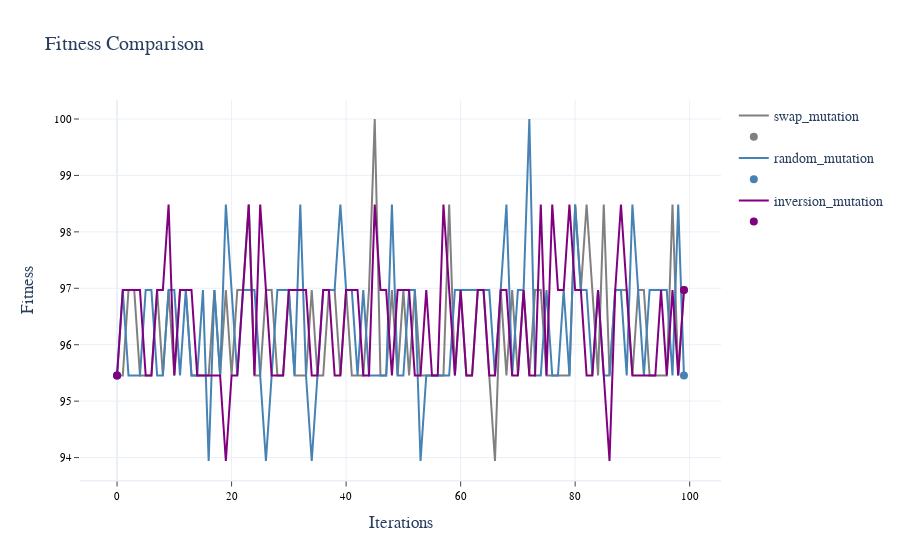
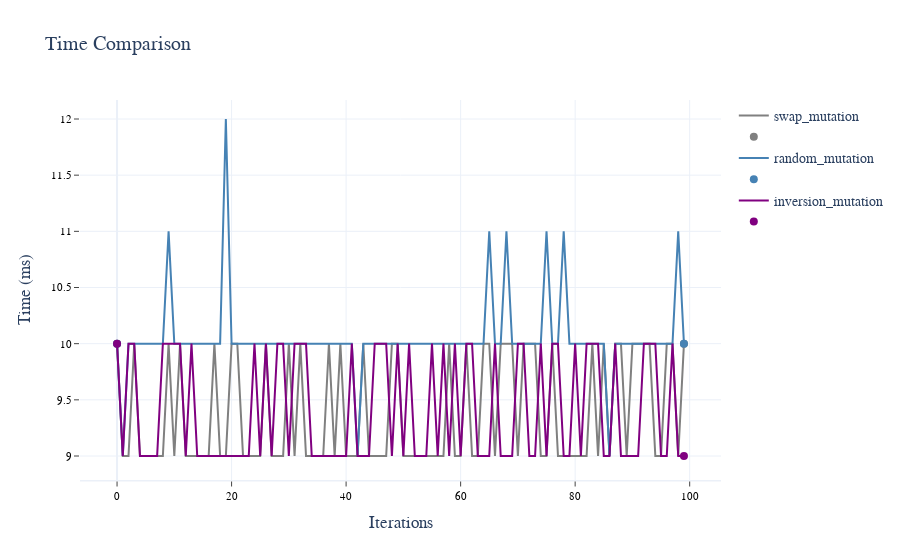

The notebook cell these images were saved under, in order:
### Markdown cell above
### __2.1 Mutation Operator__

### Code cell
# seed for reproducibility
np.random.seed(0)

# Define the range of values
mutation = ['swap_mutation', 'random_mutation', 'inversion_mutation']

# Print current parameters to use in best_operators_search
print('\033[1mParameters for GA:\033[0m', end='\n\n')
print(params, end='\n\n')

param_list, df = best_operators_search('mut', mutation, params)

# Displaying average results of the 100 iterations
print('\033[1mAverage results:', end='\n')
df['const'] = 'const'
df_avg = df.groupby('const').mean().reset_index(drop=True).round(3)
display(df_avg)

# Getting best parameter by fitness & time
best_param_fit = df_avg[[col for col in df_avg.columns if col.startswith('Fit_')]].idxmax(axis=1)[0].replace('Fit_', '')
best_param_time = df_avg[[col for col in df_avg.columns if col.startswith('Time_')]].idxmin(axis=1)[0].replace('Time_', '')
print(f'\nBest Fitness: \033[1m{best_param_fit}\033[0m\n\nBest Time: \033[1m{best_param_time}\033[0m', end='\n\n')

# Setting the best parameter as new default value
replace_param = {'mut': best_param_time}

# Plotting results
plot_values(data = df, colors = color_palette[:len(mutation)], layout=2, template='white', grid=True)

### Figure 1 — Plotly figure (JSON) as saved in the notebook; plotly's stock layout.template omitted (floating-point values rounded to 4 significant figures)
{"data": [{"line": {"color": "gray", "width": 2}, "name": "swap_mutation", "type": "scatter", "x": [0, 1, 2, 3, 4, 5, 6, 7, 8, 9, 10, 11, 12, 13, 14, 15, 16, 17, 18, 19, 20, 21, 22, 23, 24, 25, 26, 27, 28, 29, 30, 31, 32, 33, 34, 35, 36, 37, 38, 39, 40, 41, 42, 43, 44, 45, 46, 47, 48, 49, 50, 51, 52, 53, 54, 55, 56, 57, 58, 59, 60, 61, 62, 63, 64, 65, 66, 67, 68, 69, 70, 71, 72, 73, 74, 75, 76, 77, 78, 79, 80, 81, 82, 83, 84, 85, 86, 87, 88, 89, 90, 91, 92, 93, 94, 95, 96, 97, 98, 99], "y": [95.45, 95.45, 96.97, 96.97, 95.45, 95.45, 95.45, 96.97, 95.45, 96.97, 95.45, 96.97, 96.97, 95.45, 95.45, 95.45, 95.45, 96.97, 95.45, 96.97, 95.45, 96.97, 96.97, 98.48, 95.45, 95.45, 96.97, 96.97, 95.45, 95.45, 96.97, 95.45, 95.45, 95.45, 96.97, 95.45, 95.45, 96.97, 96.97, 95.45, 96.97, 95.45, 95.45, 95.45, 96.97, 100, 95.45, 95.45, 96.97, 95.45, 96.97, 95.45, 96.97, 95.45, 95.45, 95.45, 95.45, 95.45, 98.48, 95.45, 96.97, 95.45, 95.45, 96.97, 96.97, 95.45, 93.94, 96.97, 95.45, 96.97, 95.45, 96.97, 95.45, 96.97, 96.97, 95.45, 95.45, 95.45, 95.45, 95.45, 98.48, 96.97, 98.48, 96.97, 95.45, 98.48, 95.45, 96.97, 96.97, 96.97, 95.45, 96.97, 96.97, 95.45, 95.45, 95.45, 95.45, 98.48, 95.45, 96.97]}, {"marker": {"color": "gray", "size": 8}, "mode": "markers", "name": "", "type": "scatter", "x": [0, 99], "y": [95.45, 96.97]}, {"line": {"color": "steelblue", "width": 2}, "name": "random_mutation", "type": "scatter", "x": [0, 1, 2, 3, 4, 5, 6, 7, 8, 9, 10, 11, 12, 13, 14, 15, 16, 17, 18, 19, 20, 21, 22, 23, 24, 25, 26, 27, 28, 29, 30, 31, 32, 33, 34, 35, 36, 37, 38, 39, 40, 41, 42, 43, 44, 45, 46, 47, 48, 49, 50, 51, 52, 53, 54, 55, 56, 57, 58, 59, 60, 61, 62, 63, 64, 65, 66, 67, 68, 69, 70, 71, 72, 73, 74, 75, 76, 77, 78, 79, 80, 81, 82, 83, 84, 85, 86, 87, 88, 89, 90, 91, 92, 93, 94, 95, 96, 97, 98, 99], "y": [95.45, 96.97, 95.45, 95.45, 95.45, 96.97, 96.97, 95.45, 95.45, 96.97, 96.97, 95.45, 96.97, 95.45, 95.45, 96.97, 93.94, 96.97, 95.45, 98.48, 96.97, 95.45, 96.97, 96.97, 96.97, 95.45, 93.94, 95.45, 96.97, 96.97, 96.97, 95.45, 98.48, 95.45, 93.94, 95.45, 96.97, 96.97, 96.97, 98.48, 96.97, 96.97, 95.45, 96.97, 95.45, 95.45, 95.45, 95.45, 98.48, 95.45, 95.45, 96.97, 96.97, 93.94, 95.45, 95.45, 95.45, 95.45, 95.45, 96.97, 96.97, 96.97, 96.97, 96.97, 96.97, 96.97, 95.45, 96.97, 98.48, 95.45, 96.97, 96.97, 100, 95.45, 95.45, 96.97, 95.45, 95.45, 96.97, 95.45, 98.48, 96.97, 96.97, 95.45, 96.97, 95.45, 95.45, 96.97, 96.97, 95.45, 98.48, 96.97, 95.45, 96.97, 96.97, 96.97, 96.97, 95.45, 98.48, 95.45]}, {"marker": {"color": "steelblue", "size": 8}, "mode": "markers", "name": "", "type": "scatter", "x": [0, 99], "y": [95.45, 95.45]}, {"line": {"color": "purple", "width": 2}, "name": "inversion_mutation", "type": "scatter", "x": [0, 1, 2, 3, 4, 5, 6, 7, 8, 9, 10, 11, 12, 13, 14, 15, 16, 17, 18, 19, 20, 21, 22, 23, 24, 25, 26, 27, 28, 29, 30, 31, 32, 33, 34, 35, 36, 37, 38, 39, 40, 41, 42, 43, 44, 45, 46, 47, 48, 49, 50, 51, 52, 53, 54, 55, 56, 57, 58, 59, 60, 61, 62, 63, 64, 65, 66, 67, 68, 69, 70, 71, 72, 73, 74, 75, 76, 77, 78, 79, 80, 81, 82, 83, 84, 85, 86, 87, 88, 89, 90, 91, 92, 93, 94, 95, 96, 97, 98, 99], "y": [95.45, 96.97, 96.97, 96.97, 96.97, 95.45, 95.45, 96.97, 96.97, 98.48, 95.45, 96.97, 96.97, 96.97, 95.45, 95.45, 95.45, 95.45, 95.45, 93.94, 95.45, 95.45, 96.97, 98.48, 95.45, 98.48, 96.97, 95.45, 95.45, 95.45, 96.97, 96.97, 96.97, 96.97, 95.45, 95.45, 96.97, 96.97, 95.45, 95.45, 96.97, 96.97, 96.97, 95.45, 95.45, 98.48, 96.97, 96.97, 95.45, 96.97, 96.97, 96.97, 95.45, 95.45, 96.97, 95.45, 95.45, 98.48, 96.97, 95.45, 96.97, 95.45, 95.45, 96.97, 96.97, 95.45, 95.45, 96.97, 96.97, 95.45, 95.45, 96.97, 95.45, 95.45, 98.48, 95.45, 98.48, 96.97, 96.97, 98.48, 96.97, 96.97, 95.45, 95.45, 96.97, 95.45, 93.94, 96.97, 98.48, 96.97, 95.45, 95.45, 95.45, 95.45, 95.45, 96.97, 95.45, 96.97, 95.45, 96.97]}, {"marker": {"color": "purple", "size": 8}, "mode": "markers", "name": "", "type": "scatter", "x": [0, 99], "y": [95.45, 96.97]}], "layout": {"font": {"family": "Verdana", "size": 14}, "title": {"text": "Fitness Comparison"}, "xaxis": {"linewidth": 1.5, "showgrid": true, "showline": true, "showticklabels": true, "tickfont": {"color": "#000000", "family": "Verdana", "size": 11}, "ticks": "outside", "title": {"text": "Iterations"}}, "yaxis": {"showgrid": true, "showline": false, "showticklabels": true, "tickfont": {"color": "#000000", "family": "Verdana", "size": 11}, "ticks": "outside", "title": {"text": "Fitness"}, "zeroline": false}}}

### Figure 2 — Plotly figure (JSON) as saved in the notebook; plotly's stock layout.template omitted (floating-point values rounded to 4 significant figures)
{"data": [{"line": {"color": "gray", "width": 2}, "name": "swap_mutation", "type": "scatter", "x": [0, 1, 2, 3, 4, 5, 6, 7, 8, 9, 10, 11, 12, 13, 14, 15, 16, 17, 18, 19, 20, 21, 22, 23, 24, 25, 26, 27, 28, 29, 30, 31, 32, 33, 34, 35, 36, 37, 38, 39, 40, 41, 42, 43, 44, 45, 46, 47, 48, 49, 50, 51, 52, 53, 54, 55, 56, 57, 58, 59, 60, 61, 62, 63, 64, 65, 66, 67, 68, 69, 70, 71, 72, 73, 74, 75, 76, 77, 78, 79, 80, 81, 82, 83, 84, 85, 86, 87, 88, 89, 90, 91, 92, 93, 94, 95, 96, 97, 98, 99], "y": [10, 9, 9, 10, 9, 9, 9, 9, 9, 10, 9, 10, 9, 9, 9, 9, 9, 10, 9, 9, 10, 10, 9, 9, 9, 9, 10, 9, 9, 9, 10, 9, 10, 9, 9, 9, 9, 10, 9, 10, 9, 9, 9, 10, 9, 9, 9, 9, 10, 10, 9, 9, 9, 9, 9, 9, 9, 9, 10, 9, 9, 10, 9, 9, 10, 10, 9, 10, 10, 10, 9, 10, 10, 10, 9, 9, 10, 9, 9, 9, 9, 9, 9, 10, 9, 10, 9, 10, 10, 9, 10, 10, 10, 10, 9, 9, 10, 10, 9, 10]}, {"marker": {"color": "gray", "size": 8}, "mode": "markers", "name": "", "type": "scatter", "x": [0, 99], "y": [10, 10]}, {"line": {"color": "steelblue", "width": 2}, "name": "random_mutation", "type": "scatter", "x": [0, 1, 2, 3, 4, 5, 6, 7, 8, 9, 10, 11, 12, 13, 14, 15, 16, 17, 18, 19, 20, 21, 22, 23, 24, 25, 26, 27, 28, 29, 30, 31, 32, 33, 34, 35, 36, 37, 38, 39, 40, 41, 42, 43, 44, 45, 46, 47, 48, 49, 50, 51, 52, 53, 54, 55, 56, 57, 58, 59, 60, 61, 62, 63, 64, 65, 66, 67, 68, 69, 70, 71, 72, 73, 74, 75, 76, 77, 78, 79, 80, 81, 82, 83, 84, 85, 86, 87, 88, 89, 90, 91, 92, 93, 94, 95, 96, 97, 98, 99], "y": [10, 9, 10, 10, 10, 10, 10, 10, 10, 11, 10, 10, 10, 10, 10, 10, 10, 10, 10, 12, 10, 10, 10, 10, 10, 10, 10, 10, 10, 10, 10, 10, 10, 10, 10, 10, 10, 10, 10, 10, 10, 10, 9, 10, 10, 10, 10, 10, 10, 10, 10, 10, 10, 10, 10, 10, 10, 10, 10, 10, 10, 10, 10, 10, 10, 11, 10, 10, 11, 10, 10, 10, 10, 10, 10, 11, 10, 10, 11, 10, 10, 10, 10, 10, 10, 10, 9, 10, 10, 10, 10, 10, 10, 10, 10, 10, 10, 10, 11, 10]}, {"marker": {"color": "steelblue", "size": 8}, "mode": "markers", "name": "", "type": "scatter", "x": [0, 99], "y": [10, 10]}, {"line": {"color": "purple", "width": 2}, "name": "inversion_mutation", "type": "scatter", "x": [0, 1, 2, 3, 4, 5, 6, 7, 8, 9, 10, 11, 12, 13, 14, 15, 16, 17, 18, 19, 20, 21, 22, 23, 24, 25, 26, 27, 28, 29, 30, 31, 32, 33, 34, 35, 36, 37, 38, 39, 40, 41, 42, 43, 44, 45, 46, 47, 48, 49, 50, 51, 52, 53, 54, 55, 56, 57, 58, 59, 60, 61, 62, 63, 64, 65, 66, 67, 68, 69, 70, 71, 72, 73, 74, 75, 76, 77, 78, 79, 80, 81, 82, 83, 84, 85, 86, 87, 88, 89, 90, 91, 92, 93, 94, 95, 96, 97, 98, 99], "y": [10, 9, 10, 10, 9, 9, 9, 9, 10, 10, 10, 10, 9, 10, 9, 9, 9, 9, 9, 9, 9, 9, 9, 9, 10, 9, 10, 9, 10, 10, 9, 10, 10, 10, 9, 9, 9, 9, 9, 9, 9, 10, 9, 9, 9, 10, 10, 10, 9, 10, 9, 10, 9, 9, 9, 10, 9, 10, 9, 10, 9, 10, 10, 9, 9, 9, 10, 9, 9, 9, 10, 10, 9, 9, 10, 9, 10, 10, 9, 9, 10, 9, 10, 10, 10, 9, 9, 10, 9, 9, 9, 9, 10, 10, 10, 9, 9, 10, 9, 9]}, {"marker": {"color": "purple", "size": 8}, "mode": "markers", "name": "", "type": "scatter", "x": [0, 99], "y": [10, 9]}], "layout": {"font": {"family": "Verdana", "size": 14}, "title": {"text": "Time Comparison"}, "xaxis": {"linewidth": 1.5, "showgrid": true, "showline": true, "showticklabels": true, "tickfont": {"color": "#000000", "family": "Verdana", "size": 11}, "ticks": "outside", "title": {"text": "Iterations"}}, "yaxis": {"showgrid": true, "showline": false, "showticklabels": true, "tickfont": {"color": "#000000", "family": "Verdana", "size": 11}, "ticks": "outside", "title": {"text": "Time (ms)"}, "zeroline": false}}}
